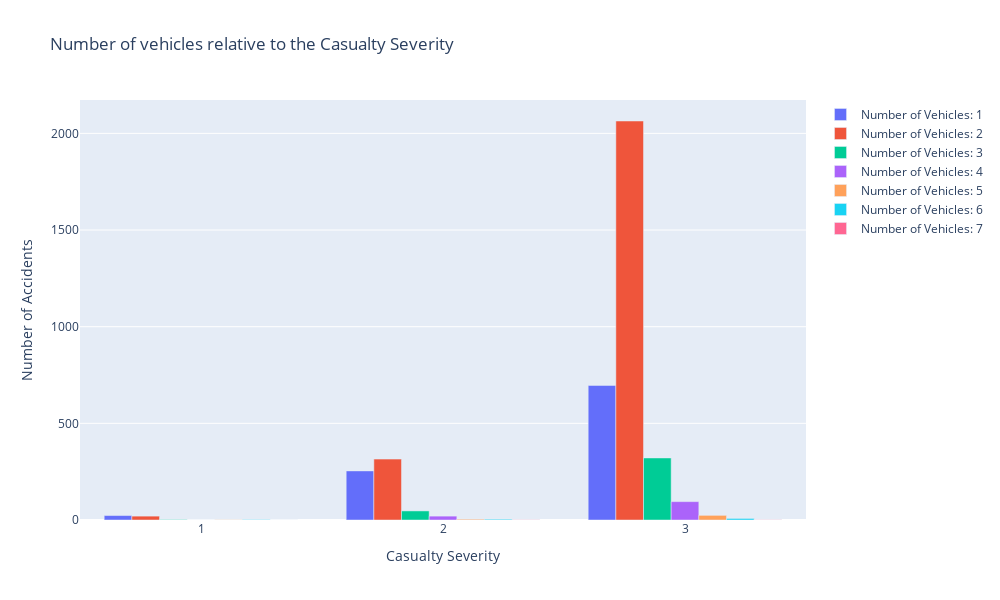

Source (notebook cell):
### Markdown cell above
#### Trực quan hóa

### Code cell
impact_df = df.pivot_table(index='Casualty Severity', columns='Number of Vehicles', aggfunc='size', fill_value=0)
impact_df = impact_df.reset_index()
number_of_vehicles = impact_df.columns[1:]

fig = go.Figure()

for vehicle in number_of_vehicles:
    fig.add_trace(go.Bar(
        x=impact_df['Casualty Severity'],
        y=impact_df[vehicle],
        name=f'Number of Vehicles: {vehicle}'
    ))
fig.update_layout(
    title='Number of vehicles relative to the Casualty Severity',
    xaxis=dict(title='Casualty Severity'),
    yaxis=dict(title='Number of Accidents'),
    barmode='group',
    width=1000,
    height=600
)

fig.show()

### Figure 1 — Plotly figure (JSON) as saved in the notebook; plotly's stock layout.template omitted (floating-point values rounded to 4 significant figures)
{"data": [{"name": "Number of Vehicles: 1", "type": "bar", "x": [1, 2, 3], "y": [23, 254, 696]}, {"name": "Number of Vehicles: 2", "type": "bar", "x": [1, 2, 3], "y": [20, 315, 2064]}, {"name": "Number of Vehicles: 3", "type": "bar", "x": [1, 2, 3], "y": [2, 47, 321]}, {"name": "Number of Vehicles: 4", "type": "bar", "x": [1, 2, 3], "y": [0, 20, 95]}, {"name": "Number of Vehicles: 5", "type": "bar", "x": [1, 2, 3], "y": [1, 4, 24]}, {"name": "Number of Vehicles: 6", "type": "bar", "x": [1, 2, 3], "y": [2, 4, 8]}, {"name": "Number of Vehicles: 7", "type": "bar", "x": [1, 2, 3], "y": [0, 1, 1]}], "layout": {"barmode": "group", "height": 600, "title": {"text": "Number of vehicles relative to the Casualty Severity"}, "width": 1000, "xaxis": {"title": {"text": "Casualty Severity"}}, "yaxis": {"title": {"text": "Number of Accidents"}}}}
